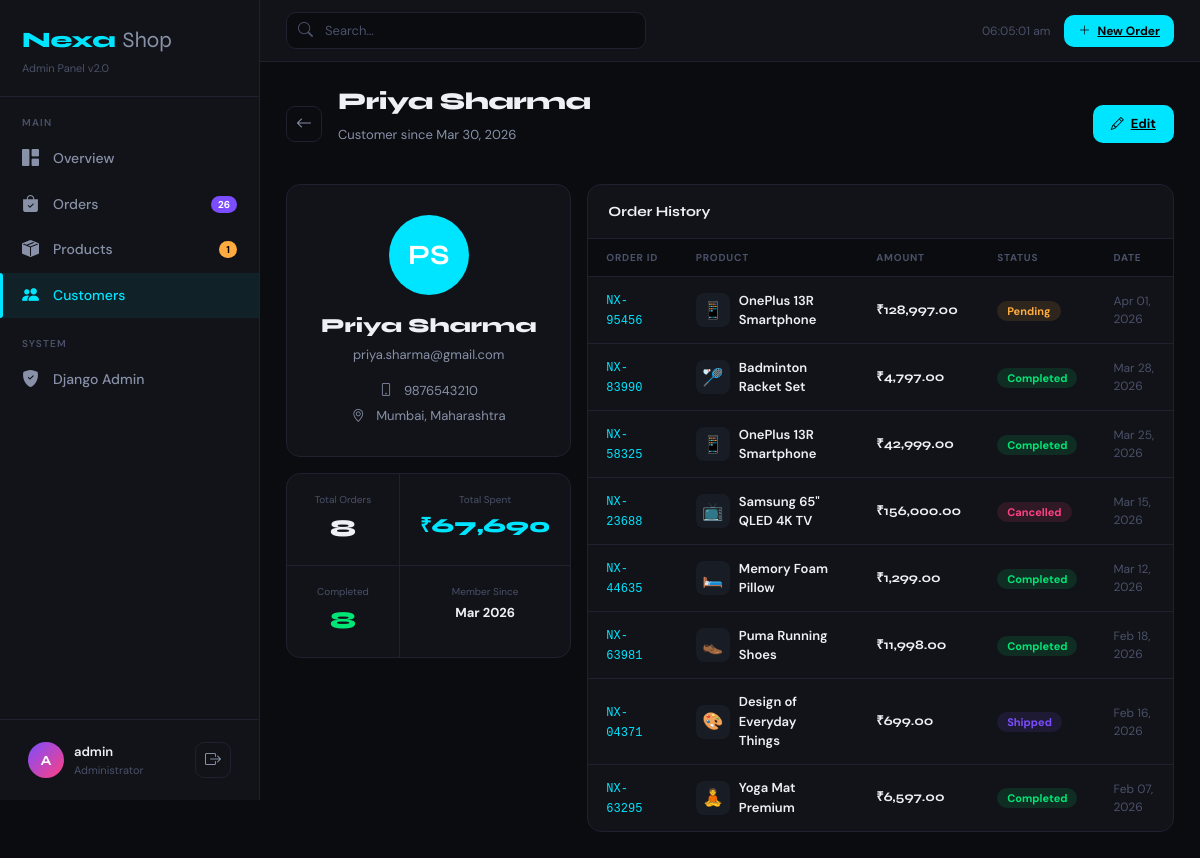
Screenshot of /customers/1/ (signed in) with the database file from the repository.
### dashboard/models.py (models this page shows, shortened)
class Customer(models.Model):
    name = models.CharField(max_length=150)
    email = models.EmailField(unique=True)
    phone = models.CharField(max_length=15, blank=True)
    city = models.CharField(max_length=100, blank=True)
    state = models.CharField(max_length=100, blank=True)
    avatar_color = models.CharField(max_length=7, default='#7c4dff')
    joined_at = models.DateTimeField(default=timezone.now)
    class Meta:
        ordering = ['-joined_at']
    @property
    def initials(self):
        parts = self.name.split()
        return (parts[0][0] + (parts[1][0] if len(parts) > 1 else '')).upper()
    @property
    def total_spent(self):
        from django.db.models import Sum
        result = self.orders.filter(status='completed').aggregate(total=Sum('amount'))
        return result['total'] or 0
    @property
    def total_orders(self):
        return self.orders.count()

class Order(models.Model):
    STATUS_CHOICES = [
        ('pending', 'Pending'),
        ('processing', 'Processing'),
        ('shipped', 'Shipped'),
        ('completed', 'Completed'),
        ('cancelled', 'Cancelled'),
    ]
    STATUS_COLORS = {
        'pending': 'warning',
        'processing': 'info',
        'shipped': 'primary',
        'completed': 'success',
        'cancelled': 'danger',
    }
    order_id = models.CharField(max_length=20, unique=True)
    customer = models.ForeignKey(Customer, on_delete=models.CASCADE, related_name='orders')
    product = models.ForeignKey(Product, on_delete=models.CASCADE, related_name='orders')
    quantity = models.PositiveIntegerField(default=1)
    amount = models.DecimalField(max_digits=12, decimal_places=2)
    status = models.CharField(max_length=20, choices=STATUS_CHOICES, default='pending')
    notes = models.TextField(blank=True)
    created_at = models.DateTimeField(default=timezone.now)
    updated_at = models.DateTimeField(auto_now=True)
    class Meta:
        ordering = ['-created_at']

class Product(models.Model):
    name = models.CharField(max_length=200)
    category = models.ForeignKey(Category, on_delete=models.SET_NULL, null=True, related_name='products')
    description = models.TextField(blank=True)
    price = models.DecimalField(max_digits=10, decimal_places=2)
    stock = models.PositiveIntegerField(default=0)
    icon = models.CharField(max_length=10, default='📦')
    is_active = models.BooleanField(default=True)
    created_at = models.DateTimeField(auto_now_add=True)
    updated_at = models.DateTimeField(auto_now=True)
    class Meta:
        ordering = ['-created_at']

### dashboard/views.py (the view)
# urls.py: path('customers/<int:pk>/', views.customer_detail, name='customer_detail'),
@login_required
def customer_detail(request, pk):
    customer = get_object_or_404(Customer, pk=pk)
    orders = customer.orders.select_related('product').order_by('-created_at')
    return render(request, 'customers/detail.html', {
        'page': 'customers', 'customer': customer,
        'orders': orders,
        'total_spent': customer.total_spent,
        'total_orders': customer.total_orders,
    })

### dashboard/context_processors.py (called while the page is built)
def sidebar_context(request):
    return {
        'pending_orders': Order.objects.filter(status='pending').count(),
        'low_stock_products': Product.objects.filter(stock__lt=10).count(),
    }

### templates/customers/detail.html (shortened to what this page needs)
{% extends "base.html" %}
{% load humanize %}
{% block content %}
<div class="page-hdr anim">
  <div class="d-flex align-items-center gap-3">
    <a href="{% url 'customer_list' %}" class="ib"><i class="bi bi-arrow-left"></i></a>
    <div><h1 class="page-title">{{ customer.name }}</h1><p class="page-sub">Customer since {{ customer.joined_at|date:"M d, Y" }}</p></div>
    <a href="{% url 'customer_edit' customer.pk %}" class="btn-nx btn-primary-nx ms-auto"><i class="bi bi-pencil"></i>Edit</a>
  </div>
</div>
<div class="row g-3">
  <div class="col-lg-4">
    <div class="card-nx mb-3 anim" style="text-align:center;padding:30px">
      <div style="width:80px;height:80px;border-radius:50%;background:{{ customer.avatar_color }};display:flex;align-items:center;justify-content:center;font-family:Syne,sans-serif;font-weight:700;font-size:28px;color:#fff;margin:0 auto 16px">
        {{ customer.initials }}
      </div>
      <div style="font-family:Syne,sans-serif;font-size:20px;font-weight:800;margin-bottom:4px">
        {{ customer.name }}
      </div>
      <div style="font-size:13px;color:var(--t2);margin-bottom:16px">
        {{ customer.email }}
      </div>
      {% if customer.phone %}
      <div style="font-size:13px;color:var(--t2)">
        <i class="bi bi-phone me-2"></i>
        {{ customer.phone }}
      </div>
      {% endif %}
      {% if customer.city %}
      <div style="font-size:13px;color:var(--t2);margin-top:6px">
        <i class="bi bi-geo-alt me-2"></i>
        {{ customer.city }}, {{ customer.state }}
      </div>
      {% endif %}
    </div>
    <div class="card-nx anim">
      <div style="display:grid;grid-template-columns:1fr 1fr;gap:0">
        <div style="padding:18px 20px;border-right:1px solid var(--border);border-bottom:1px solid var(--border);text-align:center">
          <div style="font-size:10px;color:var(--t3);margin-bottom:4px">Total Orders</div>
          <div style="font-family:Syne,sans-serif;font-weight:800;font-size:24px">{{ total_orders }}</div>
        </div>
        <div style="padding:18px 20px;border-bottom:1px solid var(--border);text-align:center">
          <div style="font-size:10px;color:var(--t3);margin-bottom:4px">Total Spent</div>
          <div style="font-family:Syne,sans-serif;font-weight:800;font-size:20px;color:var(--accent)">
            &#8377;{{ total_spent|floatformat:0|intcomma }}
          </div>
        </div>
        <div style="padding:18px 20px;border-right:1px solid var(--border);text-align:center">
          <div style="font-size:10px;color:var(--t3);margin-bottom:4px">Completed</div>
          <div style="font-family:Syne,sans-serif;font-weight:800;font-size:24px;color:var(--green)">
            {{ orders|dictsort:"status"|length }}
          </div>
        </div>
        <div style="padding:18px 20px;text-align:center">
          <div style="font-size:10px;color:var(--t3);margin-bottom:4px">Member Since</div>
          <div style="font-weight:700;font-size:13px">{{ customer.joined_at|date:"M Y" }}</div>
        </div>
      </div>
    </div>
  </div>
  <div class="col-lg-8">
    <div class="card-nx anim">
      <div class="card-head"><div class="card-title">Order History</div></div>
      <div class="table-responsive">
        <table class="tbl">
          <thead><tr><th>Order ID</th><th>Product</th><th>Amount</th><th>Status</th><th>Date</th></tr></thead>
          <tbody>
          {% for o in orders %}
          <tr style="cursor:pointer" onclick="location.href='{% url 'order_detail' o.pk %}'">
            <td><span style="font-family:monospace;color:var(--accent);font-size:12px">{{ o.order_id }}</span></td>
            <td>
              <div style="display:flex;align-items:center;gap:9px">
                <div class="p-thumb">{{ o.product.icon }}</div>
                <div style="font-weight:600;font-size:13px">{{ o.product.name|truncatechars:28 }}</div>
              </div>
            </td>
            <td style="font-family:Syne,sans-serif;font-weight:700">&#8377;{{ o.amount|intcomma }}</td>
            <td>
              <span class="bx bx-{{ o.status }}">{{ o.get_status_display }}</span>
            </td>
            <td style="font-size:12px;color:var(--t3)">{{ o.created_at|date:"M d, Y" }}</td>
          </tr>
          {% empty %}
          <tr>
            <td colspan="5" style="text-align:center;color:var(--t3);padding:30px">No orders yet</td>
          </tr>
          {% endfor %}
          </tbody>
        </table>
      </div>
    </div>
  </div>
</div>
{% endblock %}

### templates/base.html (shortened to what this page needs)
{% load static %}
<!DOCTYPE html>
<html lang="en">
<head>
<link href="https://cdn.jsdelivr.net/npm/bootstrap@5.3.0/dist/css/bootstrap.min.css" rel="stylesheet"/>
<link href="https://cdn.jsdelivr.net/npm/bootstrap-icons@1.11.3/font/bootstrap-icons.min.css" rel="stylesheet"/>
<link rel="stylesheet" href="{% static 'css/style.css' %}">
</head>
<body>
<aside class="sidebar" id="sidebar">
  <div class="sb-logo">
    <div class="brand">
      Nexa
      <span>Shop</span>
    </div>
    <small>Admin Panel v2.0</small>
  </div>
  <nav class="sb-nav">
    <div class="nav-lbl">Main</div>
    <a href="{% url 'dashboard' %}" class="nav-link {% if page == 'dashboard' %}active{% endif %}">
      <i class="bi bi-grid-1x2-fill"></i>
      Overview
    </a>
    <a href="{% url 'order_list' %}" class="nav-link {% if page == 'orders' %}active{% endif %}">
      <i class="bi bi-bag-check-fill"></i>Orders
      {% if pending_orders %}
      <span class="nav-badge">{{ pending_orders }}</span>
      {% endif %}
    </a>
    <a href="{% url 'product_list' %}" class="nav-link {% if page == 'products' %}active{% endif %}">
      <i class="bi bi-box-seam-fill"></i>Products
      {% if low_stock_products %}
      <span class="nav-badge warn">{{ low_stock_products }}</span>
      {% endif %}
    </a>
    <a href="{% url 'customer_list' %}" class="nav-link {% if page == 'customers' %}active{% endif %}">
      <i class="bi bi-people-fill"></i>
      Customers
    </a>
    <div class="nav-lbl">System</div>
    <a href="/admin/" class="nav-link" target="_blank">
      <i class="bi bi-shield-fill-check"></i>
      Django Admin
    </a>
  </nav>
  <div class="sb-footer">
    <div class="user-row">
      <div class="avatar">{{ request.user.username|first|upper }}</div>
      <div>
        <div style="font-weight:600;font-size:13px;color:var(--t1)">{{ request.user.username }}</div>
        <div style="font-size:11px;color:var(--t3)">Administrator</div>
      </div>
      <a href="{% url 'logout' %}" class="ms-auto ib" title="Logout">
        <i class="bi bi-box-arrow-right"></i>
      </a>
    </div>
  </div>
</aside>
<div class="main">
  <header class="topbar">
    <form class="search-wrap" method="get">
      <i class="bi bi-search"></i>
      <input name="q" type="search" placeholder="Search…" value="{{ request.GET.q }}"/>
    </form>
    <div class="topbar-right">
      <span style="font-size:12px;color:var(--t3);padding:0 8px" id="live-time"></span>
      <a href="{% url 'order_create' %}" class="btn-nx btn-primary-nx" style="font-size:12px;padding:7px 14px">
        <i class="bi bi-plus-lg"></i>
        New Order
      </a>
    </div>
  </header>
  <main class="page-body">
    {% block content %}{% endblock %}
  </main>
</div>
</body>
</html>

### rows the page displays
Customer: name "Priya Sharma", joined_at "Mar 30, 2026", initials "PS", email "priya.sharma@gmail.com", phone "9876543210", city "Mumbai", state "Maharashtra", joined_at "Mar 2026"
Order: order_id "NX-95456", product.icon "📱", product.name "OnePlus 13R Smartphone", amount "128,997.00", status "Pending", created_at "Apr 01, 2026"
Order: order_id "NX-83990", product.icon "🏸", product.name "Badminton Racket Set", amount "4,797.00", status "Completed", created_at "Mar 28, 2026"
Order: order_id "NX-58325", product.icon "📱", product.name "OnePlus 13R Smartphone", amount "42,999.00", status "Completed", created_at "Mar 25, 2026"
Order: order_id "NX-23688", product.icon "📺", product.name "Samsung 65\" QLED 4K TV", amount "156,000.00", status "Cancelled", created_at "Mar 15, 2026"
Order: order_id "NX-44635", product.icon "🛏️", product.name "Memory Foam Pillow", amount "1,299.00", status "Completed", created_at "Mar 12, 2026"
Order: order_id "NX-63981", product.icon "👞", product.name "Puma Running Shoes", amount "11,998.00", status "Completed", created_at "Feb 18, 2026"
Order: order_id "NX-04371", product.icon "🎨", product.name "Design of Everyday Things", amount "699.00", status "Shipped", created_at "Feb 16, 2026"
Order: order_id "NX-63295", product.icon "🧘", product.name "Yoga Mat Premium", amount "6,597.00", status "Completed", created_at "Feb 07, 2026"

### other values shown
{{ pending_orders }} "26"
{{ low_stock_products }} "1"
{{ request.user.username|first|upper }} "A"
{{ request.user.username }} "admin"
{{ total_orders }} "8"
{{ total_spent|floatformat:0|intcomma }} "67,690"
{{ orders|dictsort:"status"|length }} "8"
